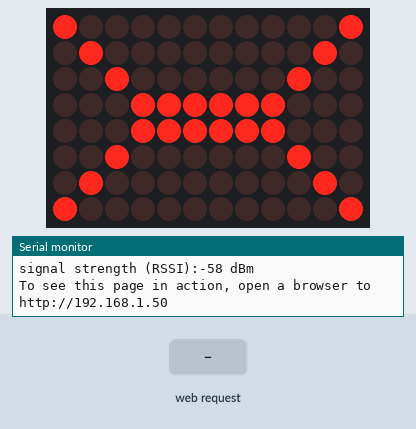
Simulated run of this sketch. Board: Arduino Uno R4 WiFi. Shown: 12×8 LED matrix, the last lines printed to the serial monitor. The inputs (shaded band) are chosen by the test bench. WiFi joins after 1.5 s; servers stay silent unless stated.

Above: at 12.7 s.
12.8 s: HTTP request GET /H received
At 14.0 s:
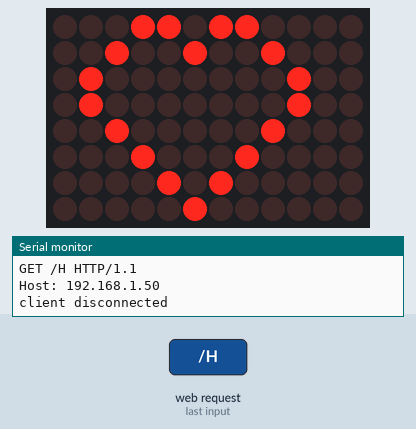
14.3 s: HTTP request GET /S received
At 15.2 s:
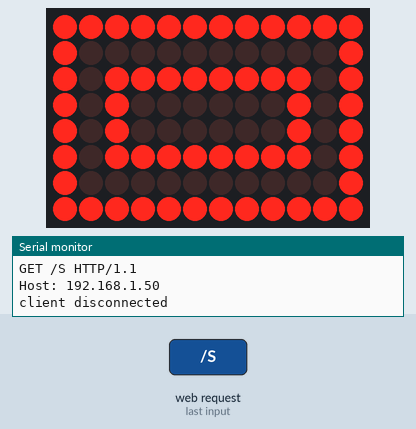
Timing chart, 0 to 17.3 s (numbered marks = the images above; inputs shaded):
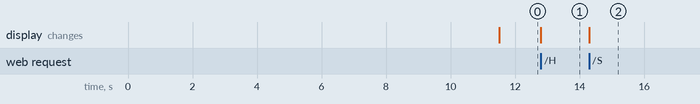

The sketch:

web_server_led_matrix.ino
```cpp
/*
  WiFi Web Server LED MATRIX

  SERVER WORKS FOR LOCAL NETWORK ONLY!

  A simple web server that lets you change the LED matrix on the arduino via the web.
  This sketch will print the IP address of your WiFi module (once connected)
  to the Serial Monitor. From there, you can open that address in a web browser
  to turn on and off the LED_BUILTIN.

  If the IP address of your board is yourAddress:
  http://yourAddress/H turns the LED on
  http://yourAddress/L turns it off

  This example is written for a network using WPA encryption. For
  WEP or WPA, change the WiFi.begin() call accordingly.

  Circuit:
  * Board with LED Matrix module (Arduino UNO R4)

  created 25 Nov 2012
  by Tom Igoe

  modified 29 May 2025
  by Khiem Nguyen

  Find the full UNO R4 WiFi Network documentation here:
  https://docs.arduino.cc/tutorials/uno-r4-wifi/wifi-examples#simple-webserver
 */

#include "Arduino_LED_Matrix.h"
#include "WiFiS3.h"
#include "arduino_secrets.h"
#include <ArduinoJson.h>

///////please enter your sensitive data in the Secret tab/arduino_secrets.h
char ssid[] = SECRET_SSID;      // your network SSID (name)
char pass[] = SECRET_PASS;      // your network password (use for WPA, or use as key for WEP)
int keyIndex = 0;               // your network key index number (needed only for WEP)

int led =  LED_BUILTIN;
int status = WL_IDLE_STATUS;
WiFiServer server(80);

ArduinoLEDMatrix matrix;

uint8_t matrix_frame[8][12] = {

  { 1, 0, 0, 0, 0, 0, 0, 0, 0, 0, 0, 1 },

  { 0, 1, 0, 0, 0, 0, 0, 0, 0, 0, 1, 0 },

  { 0, 0, 1, 0, 0, 0, 0, 0, 0, 1, 0, 0 },

  { 0, 0, 0, 1, 1, 1, 1, 1, 1, 0, 0, 0 },

  { 0, 0, 0, 1, 1, 1, 1, 1, 1, 0, 0, 0 },

  { 0, 0, 1, 0, 0, 0, 0, 0, 0, 1, 0, 0 },

  { 0, 1, 0, 0, 0, 0, 0, 0, 0, 0, 1, 0 },

  { 1, 0, 0, 0, 0, 0, 0, 0, 0, 0, 0, 1 }

};

void setup() {
  Serial.begin(9600);           // initialize serial communication

  matrix.begin();

  // check for the WiFi module:
  if (WiFi.status() == WL_NO_MODULE) {
    Serial.println("Communication with WiFi module failed!");
    // don't continue
    while (true);
  }

  String fv = WiFi.firmwareVersion();
  if (fv < WIFI_FIRMWARE_LATEST_VERSION) {
    Serial.println("Please upgrade the firmware");
  }

  // attempt to connect to WiFi network:
  while (status != WL_CONNECTED) {
    Serial.print("Attempting to connect to Network named: ");
    Serial.println(ssid);                   // print the network name (SSID);

    // Connect to WPA/WPA2 network. Change this line if using open or WEP network:
    status = WiFi.begin(ssid, pass);
    // wait 10 seconds for connection:
    delay(10000);
  }
  server.begin();                           // start the web server on port 80
  printWifiStatus();                        // you're connected now, so print out the status
}


void loop() {
  matrix.renderBitmap(matrix_frame, 8, 12);

  WiFiClient client = server.available();   // listen for incoming clients

  if (client) {                             // if you get a client,
    Serial.println("new client");           // print a message out the serial port
    String currentLine = "";                // make a String to hold incoming data from the client
    while (client.connected()) {            // loop while the client's connected
      if (client.available()) {             // if there's bytes to read from the client,
        char c = client.read();             // read a byte, then
        Serial.write(c);                    // print it out to the serial monitor
        if (c == '\n') {                    // if the byte is a newline character

          // if the current line is blank, you got two newline characters in a row.
          // that's the end of the client HTTP request, so send a response:
          if (currentLine.length() == 0) {
            // HTTP headers always start with a response code (e.g. HTTP/1.1 200 OK)
            // and a content-type so the client knows what's coming, then a blank line:
            client.println("HTTP/1.1 200 OK");
            client.println("Content-type:text/html");
            client.println();

            // the content of the HTTP response follows the header:
            client.print("<p style=\"font-size:7vw;\">Click <a href=\"/H\">here</a> to draw a Heart<br></p>");
            client.print("<p style=\"font-size:7vw;\">Click <a href=\"/S\">here</a> to draw a Square<br></p>");

            // The HTTP response ends with another blank line:
            client.println();
            // break out of the while loop:
            break;
          } else {    // if you got a newline, then clear currentLine:
            currentLine = "";
          }
        } else if (c != '\r') {  // if you got anything else but a carriage return character,
          currentLine += c;      // add it to the end of the currentLine
        }

        // Check to see if the client request was "GET /H" or "GET /L":
        if (currentLine.indexOf("GET /") != -1) {
          Serial.println(currentLine);
        }

        if (currentLine.endsWith("GET /H")) {
          matrix_heart();
          matrix.renderBitmap(matrix_frame, 8, 12);
        }

        if (currentLine.endsWith("GET /S")) {
          matrix_square();
          matrix.renderBitmap(matrix_frame, 8, 12);
        }
      }

    }
    // close the connection:
    client.stop();
    Serial.println("client disconnected");
  }
}

void printWifiStatus() {
  // print the SSID of the network you're attached to:
  Serial.print("SSID: ");
  Serial.println(WiFi.SSID());

  // print your board's IP address:
  IPAddress ip = WiFi.localIP();
  Serial.print("IP Address: ");
  Serial.println(ip);

  // print the received signal strength:
  long rssi = WiFi.RSSI();
  Serial.print("signal strength (RSSI):");
  Serial.print(rssi);
  Serial.println(" dBm");
  // print where to go in a browser:
  Serial.print("To see this page in action, open a browser to http://");
  Serial.println(ip);
}

void matrix_heart(){
  uint8_t heart_frame[8][12] = {
    { 0, 0, 0, 1, 1, 0, 1, 1, 0, 0, 0, 0 },
    { 0, 0, 1, 0, 0, 1, 0, 0, 1, 0, 0, 0 },
    { 0, 1, 0, 0, 0, 0, 0, 0, 0, 1, 0, 0 },
    { 0, 1, 0, 0, 0, 0, 0, 0, 0, 1, 0, 0 },
    { 0, 0, 1, 0, 0, 0, 0, 0, 1, 0, 0, 0 },
    { 0, 0, 0, 1, 0, 0, 0, 1, 0, 0, 0, 0 },
    { 0, 0, 0, 0, 1, 0, 1, 0, 0, 0, 0, 0 },
    { 0, 0, 0, 0, 0, 1, 0, 0, 0, 0, 0, 0 }
  };

  for (int i = 0; i < 8; i++) {
    for (int j = 0; j < 12; j++) {
      matrix_frame[i][j] = heart_frame[i][j];
    }
  }
}

void matrix_square(){
  uint8_t square_frame[8][12] = {
    { 1, 1, 1, 1, 1, 1, 1, 1, 1, 1, 1, 1 },
    { 1, 0, 0, 0, 0, 0, 0, 0, 0, 0, 0, 1 },
    { 1, 0, 1, 1, 1, 1, 1, 1, 1, 1, 0, 1 },
    { 1, 0, 1, 0, 0, 0, 0, 0, 0, 1, 0, 1 },
    { 1, 0, 1, 0, 0, 0, 0, 0, 0, 1, 0, 1 },
    { 1, 0, 1, 1, 1, 1, 1, 1, 1, 1, 0, 1 },
    { 1, 0, 0, 0, 0, 0, 0, 0, 0, 0, 0, 1 },
    { 1, 1, 1, 1, 1, 1, 1, 1, 1, 1, 1, 1 }
  };

  for (int i = 0; i < 8; i++) {
    for (int j = 0; j < 12; j++) {
      matrix_frame[i][j] = square_frame[i][j];
    }
  }
}
```

arduino_secrets_template.h
```cpp
//arduino_secrets.h header file
#define SECRET_SSID "yournetwork"
#define SECRET_PASS "yourpassword"
```

Measured:
- after the input at 12.8 s, the display: changes at once (image 1)
- after the input at 14.3 s, the display: changes at once (image 2)
